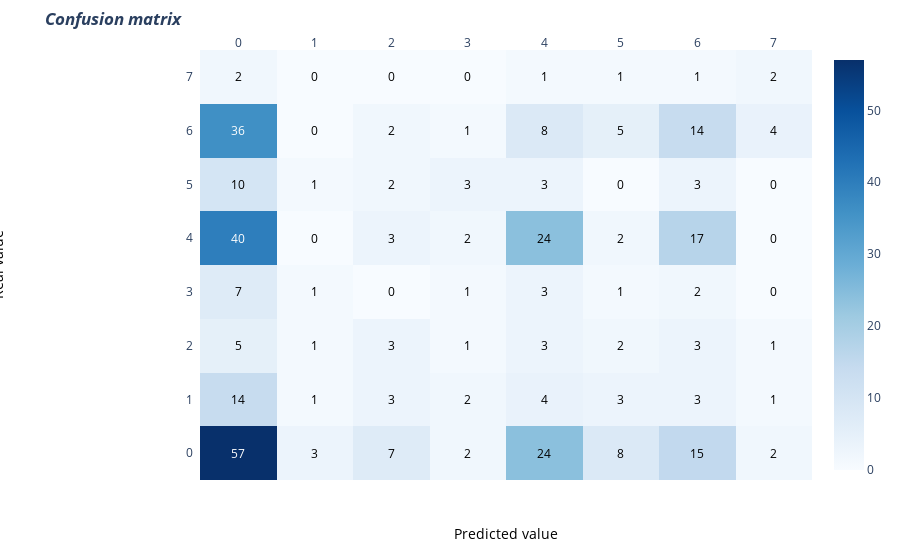
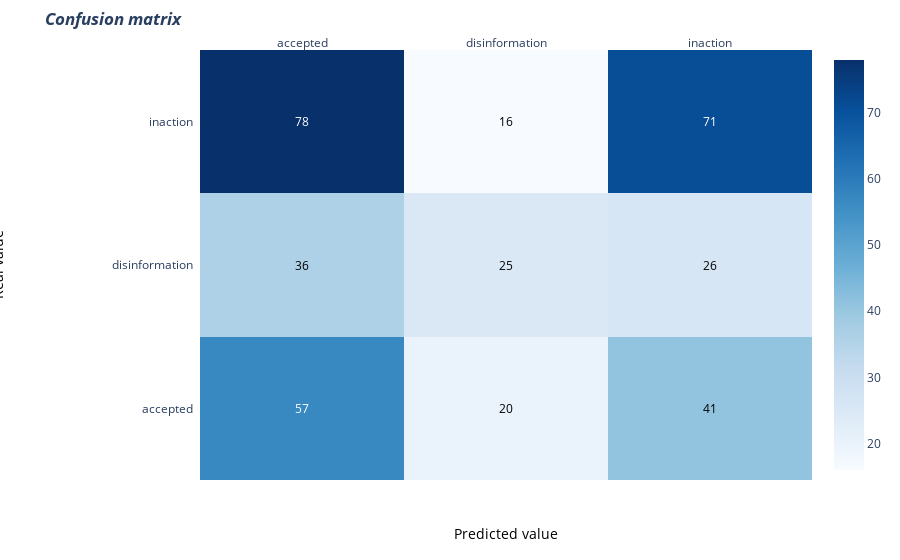

Notebook cell for these charts, in order:
### Code cell
display(plot_confusion_matrix(cm, labels=None, title='Confusion Matrix', cmap='Blues'))
display(plot_confusion_matrix(cm_macro, labels=["accepted", "disinformation", "inaction"], title='Confusion Matrix', cmap='Blues'))

### Figure 1 — Plotly figure (JSON) as saved in the notebook; plotly's stock layout.template omitted (floating-point values rounded to 4 significant figures)
{"data": [{"colorscale": [[0, "rgb(247,251,255)"], [0.125, "rgb(222,235,247)"], [0.25, "rgb(198,219,239)"], [0.375, "rgb(158,202,225)"], [0.5, "rgb(107,174,214)"], [0.625, "rgb(66,146,198)"], [0.75, "rgb(33,113,181)"], [0.875, "rgb(8,81,156)"], [1, "rgb(8,48,107)"]], "reversescale": false, "showscale": true, "type": "heatmap", "x": ["0", "1", "2", "3", "4", "5", "6", "7"], "y": ["0", "1", "2", "3", "4", "5", "6", "7"], "z": [[57, 3, 7, 2, 24, 8, 15, 2], [14, 1, 3, 2, 4, 3, 3, 1], [5, 1, 3, 1, 3, 2, 3, 1], [7, 1, 0, 1, 3, 1, 2, 0], [40, 0, 3, 2, 24, 2, 17, 0], [10, 1, 2, 3, 3, 0, 3, 0], [36, 0, 2, 1, 8, 5, 14, 4], [2, 0, 0, 0, 1, 1, 1, 2]]}], "layout": {"annotations": [{"font": {"color": "#FFFFFF"}, "showarrow": false, "text": "57", "x": "0", "xref": "x", "y": "0", "yref": "y"}, {"font": {"color": "#000000"}, "showarrow": false, "text": "3", "x": "1", "xref": "x", "y": "0", "yref": "y"}, {"font": {"color": "#000000"}, "showarrow": false, "text": "7", "x": "2", "xref": "x", "y": "0", "yref": "y"}, {"font": {"color": "#000000"}, "showarrow": false, "text": "2", "x": "3", "xref": "x", "y": "0", "yref": "y"}, {"font": {"color": "#000000"}, "showarrow": false, "text": "24", "x": "4", "xref": "x", "y": "0", "yref": "y"}, {"font": {"color": "#000000"}, "showarrow": false, "text": "8", "x": "5", "xref": "x", "y": "0", "yref": "y"}, {"font": {"color": "#000000"}, "showarrow": false, "text": "15", "x": "6", "xref": "x", "y": "0", "yref": "y"}, {"font": {"color": "#000000"}, "showarrow": false, "text": "2", "x": "7", "xref": "x", "y": "0", "yref": "y"}, {"font": {"color": "#000000"}, "showarrow": false, "text": "14", "x": "0", "xref": "x", "y": "1", "yref": "y"}, {"font": {"color": "#000000"}, "showarrow": false, "text": "1", "x": "1", "xref": "x", "y": "1", "yref": "y"}, {"font": {"color": "#000000"}, "showarrow": false, "text": "3", "x": "2", "xref": "x", "y": "1", "yref": "y"}, {"font": {"color": "#000000"}, "showarrow": false, "text": "2", "x": "3", "xref": "x", "y": "1", "yref": "y"}, {"font": {"color": "#000000"}, "showarrow": false, "text": "4", "x": "4", "xref": "x", "y": "1", "yref": "y"}, {"font": {"color": "#000000"}, "showarrow": false, "text": "3", "x": "5", "xref": "x", "y": "1", "yref": "y"}, {"font": {"color": "#000000"}, "showarrow": false, "text": "3", "x": "6", "xref": "x", "y": "1", "yref": "y"}, {"font": {"color": "#000000"}, "showarrow": false, "text": "1", "x": "7", "xref": "x", "y": "1", "yref": "y"}, {"font": {"color": "#000000"}, "showarrow": false, "text": "5", "x": "0", "xref": "x", "y": "2", "yref": "y"}, {"font": {"color": "#000000"}, "showarrow": false, "text": "1", "x": "1", "xref": "x", "y": "2", "yref": "y"}, {"font": {"color": "#000000"}, "showarrow": false, "text": "3", "x": "2", "xref": "x", "y": "2", "yref": "y"}, {"font": {"color": "#000000"}, "showarrow": false, "text": "1", "x": "3", "xref": "x", "y": "2", "yref": "y"}, {"font": {"color": "#000000"}, "showarrow": false, "text": "3", "x": "4", "xref": "x", "y": "2", "yref": "y"}, {"font": {"color": "#000000"}, "showarrow": false, "text": "2", "x": "5", "xref": "x", "y": "2", "yref": "y"}, {"font": {"color": "#000000"}, "showarrow": false, "text": "3", "x": "6", "xref": "x", "y": "2", "yref": "y"}, {"font": {"color": "#000000"}, "showarrow": false, "text": "1", "x": "7", "xref": "x", "y": "2", "yref": "y"}, {"font": {"color": "#000000"}, "showarrow": false, "text": "7", "x": "0", "xref": "x", "y": "3", "yref": "y"}, {"font": {"color": "#000000"}, "showarrow": false, "text": "1", "x": "1", "xref": "x", "y": "3", "yref": "y"}, {"font": {"color": "#000000"}, "showarrow": false, "text": "0", "x": "2", "xref": "x", "y": "3", "yref": "y"}, {"font": {"color": "#000000"}, "showarrow": false, "text": "1", "x": "3", "xref": "x", "y": "3", "yref": "y"}, {"font": {"color": "#000000"}, "showarrow": false, "text": "3", "x": "4", "xref": "x", "y": "3", "yref": "y"}, {"font": {"color": "#000000"}, "showarrow": false, "text": "1", "x": "5", "xref": "x", "y": "3", "yref": "y"}, {"font": {"color": "#000000"}, "showarrow": false, "text": "2", "x": "6", "xref": "x", "y": "3", "yref": "y"}, {"font": {"color": "#000000"}, "showarrow": false, "text": "0", "x": "7", "xref": "x", "y": "3", "yref": "y"}, {"font": {"color": "#FFFFFF"}, "showarrow": false, "text": "40", "x": "0", "xref": "x", "y": "4", "yref": "y"}, {"font": {"color": "#000000"}, "showarrow": false, "text": "0", "x": "1", "xref": "x", "y": "4", "yref": "y"}, {"font": {"color": "#000000"}, "showarrow": false, "text": "3", "x": "2", "xref": "x", "y": "4", "yref": "y"}, {"font": {"color": "#000000"}, "showarrow": false, "text": "2", "x": "3", "xref": "x", "y": "4", "yref": "y"}, {"font": {"color": "#000000"}, "showarrow": false, "text": "24", "x": "4", "xref": "x", "y": "4", "yref": "y"}, {"font": {"color": "#000000"}, "showarrow": false, "text": "2", "x": "5", "xref": "x", "y": "4", "yref": "y"}, {"font": {"color": "#000000"}, "showarrow": false, "text": "17", "x": "6", "xref": "x", "y": "4", "yref": "y"}, {"font": {"color": "#000000"}, "showarrow": false, "text": "0", "x": "7", "xref": "x", "y": "4", "yref": "y"}, {"font": {"color": "#000000"}, "showarrow": false, "text": "10", "x": "0", "xref": "x", "y": "5", "yref": "y"}, {"font": {"color": "#000000"}, "showarrow": false, "text": "1", "x": "1", "xref": "x", "y": "5", "yref": "y"}, {"font": {"color": "#000000"}, "showarrow": false, "text": "2", "x": "2", "xref": "x", "y": "5", "yref": "y"}, {"font": {"color": "#000000"}, "showarrow": false, "text": "3", "x": "3", "xref": "x", "y": "5", "yref": "y"}, {"font": {"color": "#000000"}, "showarrow": false, "text": "3", "x": "4", "xref": "x", "y": "5", "yref": "y"}, {"font": {"color": "#000000"}, "showarrow": false, "text": "0", "x": "5", "xref": "x", "y": "5", "yref": "y"}, {"font": {"color": "#000000"}, "showarrow": false, "text": "3", "x": "6", "xref": "x", "y": "5", "yref": "y"}, {"font": {"color": "#000000"}, "showarrow": false, "text": "0", "x": "7", "xref": "x", "y": "5", "yref": "y"}, {"font": {"color": "#FFFFFF"}, "showarrow": false, "text": "36", "x": "0", "xref": "x", "y": "6", "yref": "y"}, {"font": {"color": "#000000"}, "showarrow": false, "text": "0", "x": "1", "xref": "x", "y": "6", "yref": "y"}, {"font": {"color": "#000000"}, "showarrow": false, "text": "2", "x": "2", "xref": "x", "y": "6", "yref": "y"}, {"font": {"color": "#000000"}, "showarrow": false, "text": "1", "x": "3", "xref": "x", "y": "6", "yref": "y"}, {"font": {"color": "#000000"}, "showarrow": false, "text": "8", "x": "4", "xref": "x", "y": "6", "yref": "y"}, {"font": {"color": "#000000"}, "showarrow": false, "text": "5", "x": "5", "xref": "x", "y": "6", "yref": "y"}, {"font": {"color": "#000000"}, "showarrow": false, "text": "14", "x": "6", "xref": "x", "y": "6", "yref": "y"}, {"font": {"color": "#000000"}, "showarrow": false, "text": "4", "x": "7", "xref": "x", "y": "6", "yref": "y"}, {"font": {"color": "#000000"}, "showarrow": false, "text": "2", "x": "0", "xref": "x", "y": "7", "yref": "y"}, {"font": {"color": "#000000"}, "showarrow": false, "text": "0", "x": "1", "xref": "x", "y": "7", "yref": "y"}, {"font": {"color": "#000000"}, "showarrow": false, "text": "0", "x": "2", "xref": "x", "y": "7", "yref": "y"}, {"font": {"color": "#000000"}, "showarrow": false, "text": "0", "x": "3", "xref": "x", "y": "7", "yref": "y"}, {"font": {"color": "#000000"}, "showarrow": false, "text": "1", "x": "4", "xref": "x", "y": "7", "yref": "y"}, {"font": {"color": "#000000"}, "showarrow": false, "text": "1", "x": "5", "xref": "x", "y": "7", "yref": "y"}, {"font": {"color": "#000000"}, "showarrow": false, "text": "1", "x": "6", "xref": "x", "y": "7", "yref": "y"}, {"font": {"color": "#000000"}, "showarrow": false, "text": "2", "x": "7", "xref": "x", "y": "7", "yref": "y"}, {"font": {"color": "black", "size": 14}, "showarrow": false, "text": "Predicted value", "x": 0.5, "xref": "paper", "y": -0.15, "yref": "paper"}, {"font": {"color": "black", "size": 14}, "showarrow": false, "text": "Real value", "textangle": -90, "x": -0.35, "xref": "paper", "y": 0.5, "yref": "paper"}], "margin": {"l": 200, "t": 50}, "title": {"text": "<i><b>Confusion matrix</b></i>"}, "xaxis": {"dtick": 1, "gridcolor": "rgb(0, 0, 0)", "side": "top", "ticks": ""}, "yaxis": {"dtick": 1, "ticks": "", "ticksuffix": "  "}}}

### Figure 2 — Plotly figure (JSON) as saved in the notebook; plotly's stock layout.template omitted (floating-point values rounded to 4 significant figures)
{"data": [{"colorscale": [[0, "rgb(247,251,255)"], [0.125, "rgb(222,235,247)"], [0.25, "rgb(198,219,239)"], [0.375, "rgb(158,202,225)"], [0.5, "rgb(107,174,214)"], [0.625, "rgb(66,146,198)"], [0.75, "rgb(33,113,181)"], [0.875, "rgb(8,81,156)"], [1, "rgb(8,48,107)"]], "reversescale": false, "showscale": true, "type": "heatmap", "x": ["accepted", "disinformation", "inaction"], "y": ["accepted", "disinformation", "inaction"], "z": [[57, 20, 41], [36, 25, 26], [78, 16, 71]]}], "layout": {"annotations": [{"font": {"color": "#FFFFFF"}, "showarrow": false, "text": "57", "x": "accepted", "xref": "x", "y": "accepted", "yref": "y"}, {"font": {"color": "#000000"}, "showarrow": false, "text": "20", "x": "disinformation", "xref": "x", "y": "accepted", "yref": "y"}, {"font": {"color": "#000000"}, "showarrow": false, "text": "41", "x": "inaction", "xref": "x", "y": "accepted", "yref": "y"}, {"font": {"color": "#000000"}, "showarrow": false, "text": "36", "x": "accepted", "xref": "x", "y": "disinformation", "yref": "y"}, {"font": {"color": "#000000"}, "showarrow": false, "text": "25", "x": "disinformation", "xref": "x", "y": "disinformation", "yref": "y"}, {"font": {"color": "#000000"}, "showarrow": false, "text": "26", "x": "inaction", "xref": "x", "y": "disinformation", "yref": "y"}, {"font": {"color": "#FFFFFF"}, "showarrow": false, "text": "78", "x": "accepted", "xref": "x", "y": "inaction", "yref": "y"}, {"font": {"color": "#000000"}, "showarrow": false, "text": "16", "x": "disinformation", "xref": "x", "y": "inaction", "yref": "y"}, {"font": {"color": "#FFFFFF"}, "showarrow": false, "text": "71", "x": "inaction", "xref": "x", "y": "inaction", "yref": "y"}, {"font": {"color": "black", "size": 14}, "showarrow": false, "text": "Predicted value", "x": 0.5, "xref": "paper", "y": -0.15, "yref": "paper"}, {"font": {"color": "black", "size": 14}, "showarrow": false, "text": "Real value", "textangle": -90, "x": -0.35, "xref": "paper", "y": 0.5, "yref": "paper"}], "margin": {"l": 200, "t": 50}, "title": {"text": "<i><b>Confusion matrix</b></i>"}, "xaxis": {"dtick": 1, "gridcolor": "rgb(0, 0, 0)", "side": "top", "ticks": ""}, "yaxis": {"dtick": 1, "ticks": "", "ticksuffix": "  "}}}
